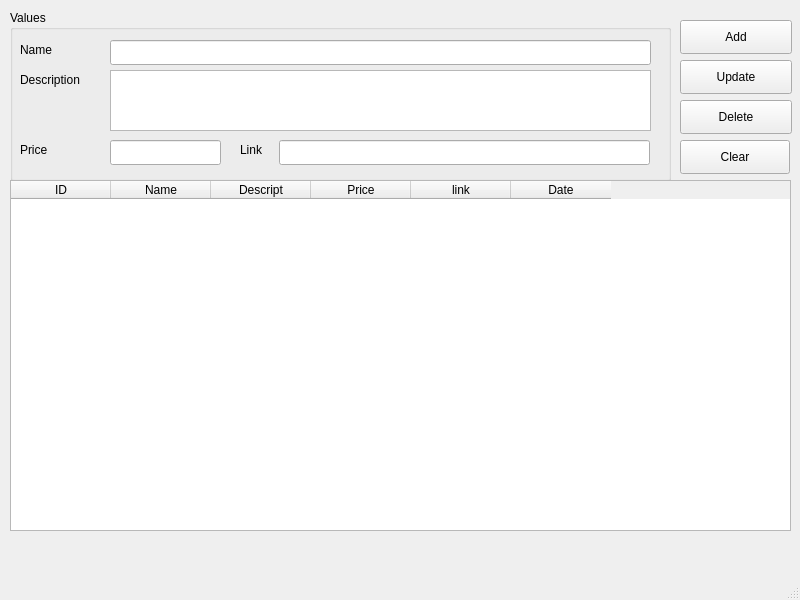
<?xml version="1.0" encoding="UTF-8"?>
<ui version="4.0">
 <class>MainWindow</class>
 <widget class="QMainWindow" name="MainWindow">
  <property name="geometry">
   <rect>
    <x>0</x>
    <y>0</y>
    <width>800</width>
    <height>600</height>
   </rect>
  </property>
  <property name="minimumSize">
   <size>
    <width>800</width>
    <height>600</height>
   </size>
  </property>
  <property name="maximumSize">
   <size>
    <width>800</width>
    <height>600</height>
   </size>
  </property>
  <property name="windowTitle">
   <string>CRUD</string>
  </property>
  <widget class="QWidget" name="centralwidget">
   <widget class="QTableWidget" name="tableWidget">
    <property name="geometry">
     <rect>
      <x>10</x>
      <y>180</y>
      <width>781</width>
      <height>351</height>
     </rect>
    </property>
    <column>
     <property name="text">
      <string>ID</string>
     </property>
    </column>
    <column>
     <property name="text">
      <string>Name</string>
     </property>
    </column>
    <column>
     <property name="text">
      <string>Descript</string>
     </property>
    </column>
    <column>
     <property name="text">
      <string>Price</string>
     </property>
    </column>
    <column>
     <property name="text">
      <string>link</string>
     </property>
    </column>
    <column>
     <property name="text">
      <string>Date</string>
     </property>
    </column>
   </widget>
   <widget class="QGroupBox" name="groupBox">
    <property name="geometry">
     <rect>
      <x>10</x>
      <y>10</y>
      <width>661</width>
      <height>171</height>
     </rect>
    </property>
    <property name="title">
     <string>Values</string>
    </property>
    <widget class="QLabel" name="label_2">
     <property name="geometry">
      <rect>
       <x>10</x>
       <y>30</y>
       <width>68</width>
       <height>19</height>
      </rect>
     </property>
     <property name="text">
      <string>Name</string>
     </property>
    </widget>
    <widget class="QLabel" name="label">
     <property name="geometry">
      <rect>
       <x>10</x>
       <y>60</y>
       <width>81</width>
       <height>19</height>
      </rect>
     </property>
     <property name="text">
      <string>Description</string>
     </property>
    </widget>
    <widget class="QLineEdit" name="lineEdit">
     <property name="geometry">
      <rect>
       <x>100</x>
       <y>30</y>
       <width>541</width>
       <height>25</height>
      </rect>
     </property>
    </widget>
    <widget class="QPlainTextEdit" name="plainTextEdit">
     <property name="geometry">
      <rect>
       <x>100</x>
       <y>60</y>
       <width>541</width>
       <height>61</height>
      </rect>
     </property>
    </widget>
    <widget class="QLabel" name="label_4">
     <property name="geometry">
      <rect>
       <x>230</x>
       <y>130</y>
       <width>68</width>
       <height>19</height>
      </rect>
     </property>
     <property name="text">
      <string>Link</string>
     </property>
    </widget>
    <widget class="QLabel" name="label_3">
     <property name="geometry">
      <rect>
       <x>10</x>
       <y>130</y>
       <width>68</width>
       <height>19</height>
      </rect>
     </property>
     <property name="text">
      <string>Price</string>
     </property>
    </widget>
    <widget class="QLineEdit" name="lineEdit_2">
     <property name="geometry">
      <rect>
       <x>100</x>
       <y>130</y>
       <width>111</width>
       <height>25</height>
      </rect>
     </property>
    </widget>
    <widget class="QLineEdit" name="lineEdit_3">
     <property name="geometry">
      <rect>
       <x>269</x>
       <y>130</y>
       <width>371</width>
       <height>25</height>
      </rect>
     </property>
    </widget>
    <widget class="QLabel" name="labelID">
     <property name="geometry">
      <rect>
       <x>10</x>
       <y>90</y>
       <width>68</width>
       <height>19</height>
      </rect>
     </property>
     <property name="text">
      <string/>
     </property>
    </widget>
   </widget>
   <widget class="QPushButton" name="pushButtonAdd">
    <property name="geometry">
     <rect>
      <x>680</x>
      <y>20</y>
      <width>112</width>
      <height>34</height>
     </rect>
    </property>
    <property name="text">
     <string>Add</string>
    </property>
   </widget>
   <widget class="QPushButton" name="pushButtonDelete">
    <property name="geometry">
     <rect>
      <x>680</x>
      <y>100</y>
      <width>112</width>
      <height>34</height>
     </rect>
    </property>
    <property name="text">
     <string>Delete</string>
    </property>
   </widget>
   <widget class="QPushButton" name="pushButtonUpdate">
    <property name="geometry">
     <rect>
      <x>680</x>
      <y>60</y>
      <width>112</width>
      <height>34</height>
     </rect>
    </property>
    <property name="text">
     <string>Update</string>
    </property>
   </widget>
   <widget class="QPushButton" name="pushButtonClear">
    <property name="geometry">
     <rect>
      <x>680</x>
      <y>140</y>
      <width>110</width>
      <height>34</height>
     </rect>
    </property>
    <property name="text">
     <string>Clear</string>
    </property>
   </widget>
   <zorder>groupBox</zorder>
   <zorder>tableWidget</zorder>
   <zorder>pushButtonAdd</zorder>
   <zorder>pushButtonDelete</zorder>
   <zorder>pushButtonUpdate</zorder>
   <zorder>pushButtonClear</zorder>
  </widget>
  <widget class="QMenuBar" name="menubar">
   <property name="geometry">
    <rect>
     <x>0</x>
     <y>0</y>
     <width>800</width>
     <height>31</height>
    </rect>
   </property>
  </widget>
  <widget class="QStatusBar" name="statusbar"/>
 </widget>
 <resources/>
 <connections/>
</ui>
